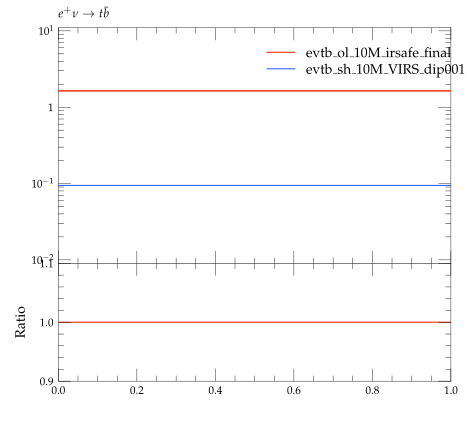

Python code for this plot:
#! /usr/bin/env python

# This Python script was auto-generated using YODA v2.0.0.
# Analysis object: /evtb/inc
# Timestamp: 16-04-2024 (13:54:45)

import matplotlib as mpl
import matplotlib.pyplot as plt
mpl.use('Agg') # comment out for interactive use
import os
import numpy as np

plotDir = os.path.split(os.path.realpath(__file__))[0]
if 'YODA_USER_PLOT_PATH' in globals():
    plot_outdir = globals()['YODA_USER_PLOT_PATH']
else:
    plot_outdir = plotDir

#plot style
plt.style.use(os.path.join(plotDir, '../default.mplstyle'))
# plot metadata
figW, figH = plt.rcParams['figure.figsize']
ax_xLabel = r''
ax_yLabel = r''
ax_title  = r'$e^+ \nu \to t \bar b$'
ax_xScale = 'linear'
ax_yScale = 'log'
xLims = (0.0, 1.0)
yLims = (0.9, 11.0)

# TeX-friendly labels for the legend
labels = [ r"evtb\_ol\_10M\_irsafe\_final", r"evtb\_sh\_10M\_dip001\_irsafe\_final" ]

# Create figure and axis objects
fig, (ax, ratio0_ax) = plt.subplots(2, 1, sharex=True,
                  figsize=(figW,figH), gridspec_kw={'height_ratios': (2, 1)})
ratio0_ax.yaxis.set_major_locator(mpl.ticker.MultipleLocator(0.1))
ratio0_ax.set_ylim(0.9, 1.1)
ratio0_ax.set_ylabel('Ratio')

# LineColor map: curve index -> color
linecolors = {0: '#EE3311', 1: '#3366FF'}
# the numerical data is stored in a separate file
dataf = dict()
prefix = os.path.split(__file__)[0]
if prefix:    prefix = prefix + '/'
exec(open(prefix+'inc__data.py').read(), dataf)


legend_handles = [] # keep track of handles for the legend

# style options for curves
# starts at zorder>=5 to draw curve on top of legend
styles = {
  'curve0': {
    'color' : linecolors[0],
    'linestyle' : '-',
    'marker' : 'o',
    'zorder' : 5,
    'histstyle' : True,
  },
  'curve1': {
    'color' : linecolors[1],
    'linestyle' : '-',
    'marker' : 'o',
    'zorder' : 6,
    'histstyle' : True,
  },
}
# curve from input yoda files in main panel
for label in dataf['yvals'].keys():
    if all(np.isnan(v) for v in dataf['yvals'][label]):
        continue
    tmp = None
    if styles[label]['histstyle']: # draw as histogram
        tmp, = ax.plot(dataf['xedges'], dataf['yedges'][label],
                       color=styles[label]['color'],
                       linestyle=styles[label]['linestyle'],
                       drawstyle='steps-pre', solid_joinstyle='miter',
                       zorder=styles[label]['zorder'], label=label)
        ax.errorbar(dataf['xpoints'], dataf['yvals'][label], color=styles[label]['color'],
                    xerr=dataf['xerrs'], yerr=[dataf['ydowns'][label], dataf['yups'][label]],
                    linestyle='none', zorder=styles[label]['zorder'])
    else: # draw as scatter
        tmp = ax.errorbar(dataf['xpoints'], dataf['yvals'][label],
                          xerr=dataf['xerrs'],
                          yerr=[ dataf['ydowns'][label],
                          dataf['yups'][label] ],
                          fmt=styles[label]['marker'],
                          ecolor=styles[label]['color'],
                          color=styles[label]['color'], zorder=2)
        tmp[-1][0].set_linestyle(styles[label]['linestyle'])
    legend_handles += [tmp]
    for varLabel in dataf['variation_yvals'].keys():
        if varLabel.startswith(label):
            tmp, = ax.plot(dataf['xedges'], dataf['variation_yvals'][varLabel],
                           color=styles[label]['color'],
                           linestyle=styles[label]['linestyle'],
                           drawstyle='steps-pre', solid_joinstyle='miter',
                           zorder=styles[label]['zorder'], alpha=0.5)


# plots on ratio panel
# curve from input yoda files in ratio panel
for label, yvals in dataf['ratio0_yvals'].items():
    if all(np.isnan(v) for v in yvals):
        continue
    if styles[label]['histstyle']: # plot as histogram
        ratio0_ax.plot(dataf['xedges'], yvals,
                       color=styles[label]['color'],
                       linestyle=styles[label]['linestyle'],
                       drawstyle='steps-pre', zorder=1,
                       solid_joinstyle='miter')
        ratio0_ax.vlines(dataf['xpoints'],
                         dataf['ratio0_ymin'][label],
                         dataf['ratio0_ymax'][label],
                         color=styles[label]['color'], zorder=1)
    else: # plot as scatter
        tmp = ratio0_ax.errorbar(dataf['xpoints'],
                                 yvals, xerr=dataf['xerrs'],
                                 yerr=dataf['ratio0_yerrs'][label],
                                 fmt=styles[label]['marker'],
                                 ecolor=styles[label]['color'],
                                 color=styles[label]['color'])
        tmp[-1][0].set_linestyle(styles[label]['linestyle'])

    for varlabel in dataf['ratio0_variation_vals'].keys():
        if varlabel.startswith(label):
            ratio0_ax.plot(dataf['xedges'],
                            dataf['ratio0_variation_vals'][varlabel],
                            color=styles[label]['color'],
                            linestyle=styles[label]['linestyle'],
                            drawstyle='steps-pre', solid_joinstyle='miter',
                            zorder=1, alpha=0.5)

legend_pos = (0.5, 0.97)
ax.legend(legend_handles, labels, loc='upper left', bbox_to_anchor=legend_pos)

# set plot metadata as defined above
ratio0_ax.set_xlabel(ax_xLabel)
ratio0_ax.xaxis.set_label_coords(1., -.15)
ax.set_ylabel(ax_yLabel, loc='top')
ax.set_title(ax_title, loc='left')
ax.set_xscale(ax_xScale)
ax.set_yscale(ax_yScale)
ax.set_xlim(xLims)
ax.set_ylim(yLims)

# tick formatting
plt.rcParams['xtick.top'] = True
plt.rcParams['ytick.right'] = True
ax.yaxis.set_major_locator(mpl.ticker.LogLocator(base=10.0, numticks=np.inf))
ax.yaxis.set_minor_locator(mpl.ticker.LogLocator(
                           base=10.0, subs=np.arange(0.1, 1, 0.1), numticks=np.inf))
fig.align_ylabels((ax, ratio0_ax))
plt.savefig(os.path.join(plot_outdir, 'inc.pdf'), format='PDF')
plt.savefig(os.path.join(plot_outdir, 'inc.png'), format='PNG')

plt.close(fig)
